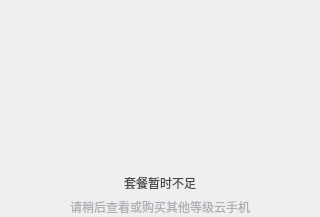
                  <widget class="QWidget" name="page_EmptyMeal">
                   <layout class="QVBoxLayout" name="verticalLayout_9">
                    <property name="leftMargin">
                     <number>0</number>
                    </property>
                    <property name="topMargin">
                     <number>0</number>
                    </property>
                    <property name="rightMargin">
                     <number>0</number>
                    </property>
                    <property name="bottomMargin">
                     <number>0</number>
                    </property>
                    <item>
                     <layout class="QHBoxLayout" name="horizontalLayout_23">
                      <item>
                       <spacer name="horizontalSpacer_17">
                        <property name="orientation">
                         <enum>Qt::Horizontal</enum>
                        </property>
                        <property name="sizeHint" stdset="0">
                         <size>
                          <width>40</width>
                          <height>20</height>
                         </size>
                        </property>
                       </spacer>
                      </item>
                      <item>
                       <widget class="QLabel" name="label_17">
                        <property name="minimumSize">
                         <size>
                          <width>240</width>
                          <height>168</height>
                         </size>
                        </property>
                        <property name="maximumSize">
                         <size>
                          <width>240</width>
                          <height>168</height>
                         </size>
                        </property>
                        <property name="styleSheet">
                         <string notr="true">border:none;</string>
                        </property>
                        <property name="text">
                         <string/>
                        </property>
                        <property name="pixmap">
                         <pixmap resource="res.qrc">:/func/resource/function/emptyMeal.png</pixmap>
                        </property>
                        <property name="scaledContents">
                         <bool>true</bool>
                        </property>
                        <property name="alignment">
                         <set>Qt::AlignCenter</set>
                        </property>
                       </widget>
                      </item>
                      <item>
                       <spacer name="horizontalSpacer_18">
                        <property name="orientation">
                         <enum>Qt::Horizontal</enum>
                        </property>
                        <property name="sizeHint" stdset="0">
                         <size>
                          <width>40</width>
                          <height>20</height>
                         </size>
                        </property>
                       </spacer>
                      </item>
                     </layout>
                    </item>
                    <item>
                     <spacer name="verticalSpacer_6">
                      <property name="orientation">
                       <enum>Qt::Vertical</enum>
                      </property>
                      <property name="sizeHint" stdset="0">
                       <size>
                        <width>20</width>
                        <height>0</height>
                       </size>
                      </property>
                     </spacer>
                    </item>
                    <item>
                     <widget class="QLabel" name="label_16">
                      <property name="styleSheet">
                       <string notr="true">color:#4A4A4A;border:none;</string>
                      </property>
                      <property name="text">
                       <string>套餐暂时不足</string>
                      </property>
                      <property name="alignment">
                       <set>Qt::AlignCenter</set>
                      </property>
                     </widget>
                    </item>
                    <item>
                     <widget class="QLabel" name="label_18">
                      <property name="styleSheet">
                       <string notr="true">color:#ADAFB5;border:none;</string>
                      </property>
                      <property name="text">
                       <string>请稍后查看或购买其他等级云手机</string>
                      </property>
                      <property name="alignment">
                       <set>Qt::AlignCenter</set>
                      </property>
                     </widget>
                    </item>
                    <item>
                     <spacer name="verticalSpacer_7">
                      <property name="orientation">
                       <enum>Qt::Vertical</enum>
                      </property>
                      <property name="sizeHint" stdset="0">
                       <size>
                        <width>20</width>
                        <height>1</height>
                       </size>
                      </property>
                     </spacer>
                    </item>
                   </layout>
                  </widget>
